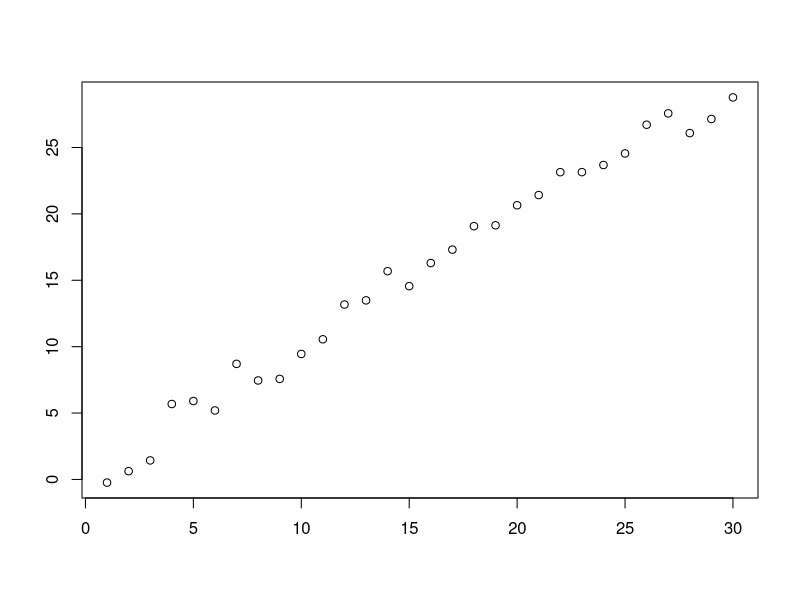

The R source for this figure:
# Generate a numeric series from 1 to 30 and assign it to variable x
x <- seq(1, 30)

# Create copy of x as variable y 
y <- x

# Generate 30 uniform distributed random number each ranges between -1 to 1
noise <- runif(30, -1, 1)

# Create variable ywnoise as in Excel
ywnoise <- y + noise * 2

# Plot values of x and ywnoise without labels
plot(x, ywnoise, xlab = NA, ylab = NA)

# Combine columns x and ywnoise to create two column grid named linoise
linoise <- cbind(x, ywnoise)

# Save the variable linoise as a CSV file on the local disk
write.csv(linoise, file = "linoise_R.csv", row.names = FALSE)
